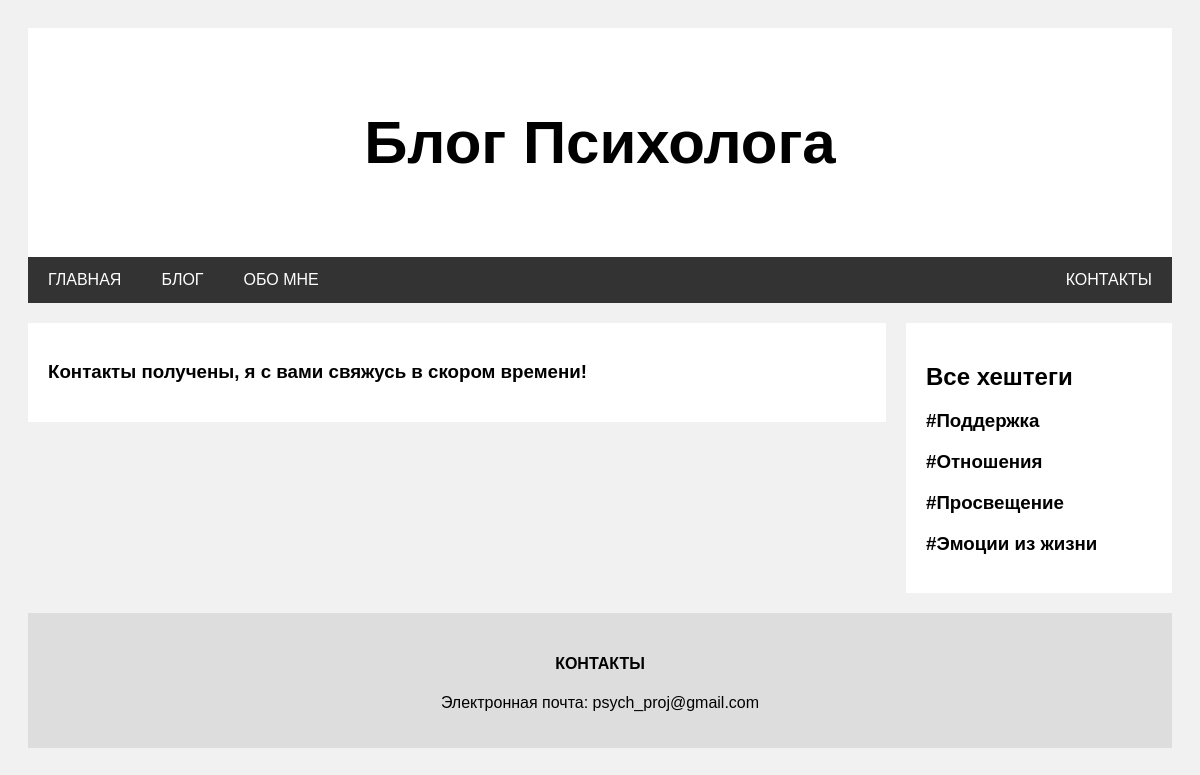
Page /contacts/success/ on the earlier database version.
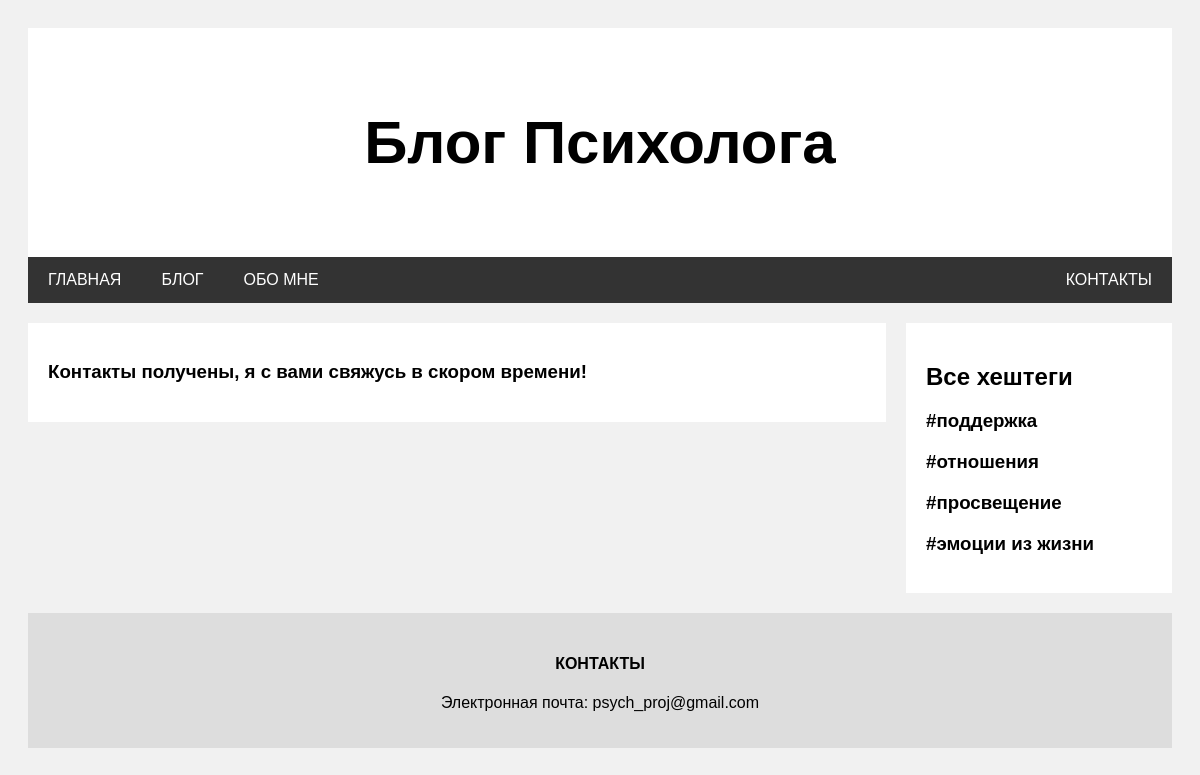
Same page on the later database version.
### blog/models.py (models this page shows, shortened)
class Hashtag(models.Model):
    title = models.CharField(max_length=20, verbose_name="Хештег")
    slug = models.SlugField(null=False, db_index=True)
    def get_url(self):
        return reverse("hashtag_details", args=[self.slug])

### contacts/views.py (the view)
# urls.py: path("success/", views.SuccessView.as_view()),
class SuccessView(TemplateView):
    template_name = "contacts/success.html"

### context_processors/get_hashtags.py (called while the page is built)
def get_hashtags(request):
    return {"hashtags": Hashtag.objects.all()}

### contacts/templates/contacts/success.html
{% extends 'base.html' %}
{% block content %}
        <div class="card">
            <h3>Контакты получены, я с вами свяжусь в скором времени!</h3>
        </div>
{% endblock %}

### templates/includes/right_column.html
<div class="rightcolumn">
    <div class="card">
        <h2>Все хештеги</h2>
        <ul>
            {% for hashtag in hashtags%}
                <li><a href="{{ hashtag.get_url }}"><h3>#{{ hashtag.title }}</h3></a></li>
            {% endfor %}
        </ul>
    </div>
</div>

Differences in the rows shown:
changed Hashtag: title "Поддержка" → "поддержка"
changed Hashtag: title "Отношения" → "отношения"
changed Hashtag: title "Просвещение" → "просвещение"
changed Hashtag: title "Эмоции из жизни" → "эмоции из жизни"
